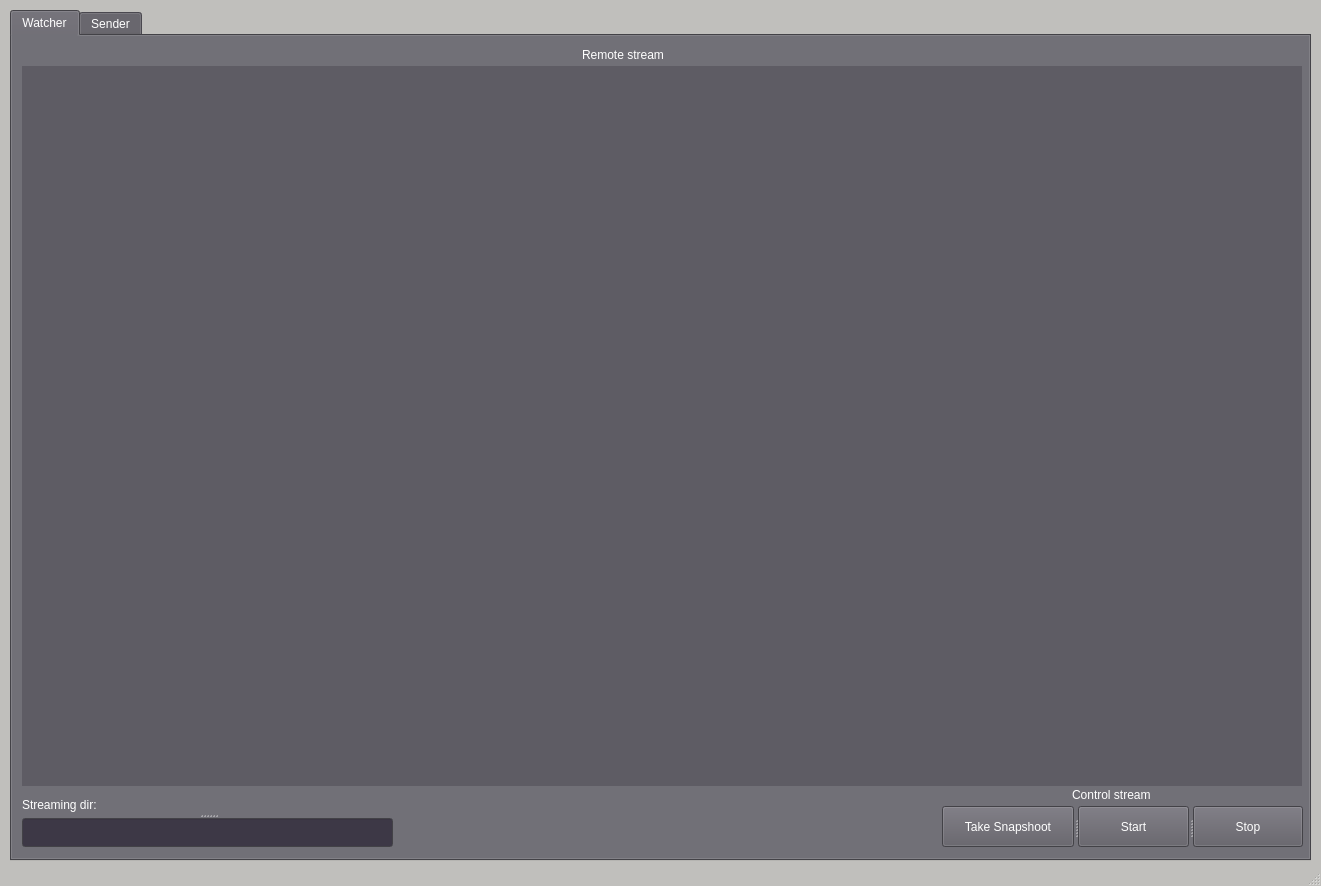
<?xml version="1.0" encoding="UTF-8"?>
<ui version="4.0">
 <class>MainWindow</class>
 <widget class="QMainWindow" name="MainWindow">
  <property name="geometry">
   <rect>
    <x>0</x>
    <y>0</y>
    <width>1321</width>
    <height>886</height>
   </rect>
  </property>
  <property name="palette">
   <palette>
    <active>
     <colorrole role="WindowText">
      <brush brushstyle="SolidPattern">
       <color alpha="255">
        <red>0</red>
        <green>0</green>
        <blue>0</blue>
       </color>
      </brush>
     </colorrole>
     <colorrole role="Button">
      <brush brushstyle="SolidPattern">
       <color alpha="255">
        <red>192</red>
        <green>191</green>
        <blue>188</blue>
       </color>
      </brush>
     </colorrole>
     <colorrole role="Light">
      <brush brushstyle="SolidPattern">
       <color alpha="255">
        <red>255</red>
        <green>255</green>
        <blue>255</blue>
       </color>
      </brush>
     </colorrole>
     <colorrole role="Midlight">
      <brush brushstyle="SolidPattern">
       <color alpha="255">
        <red>223</red>
        <green>223</green>
        <blue>221</blue>
       </color>
      </brush>
     </colorrole>
     <colorrole role="Dark">
      <brush brushstyle="SolidPattern">
       <color alpha="255">
        <red>96</red>
        <green>96</green>
        <blue>94</blue>
       </color>
      </brush>
     </colorrole>
     <colorrole role="Mid">
      <brush brushstyle="SolidPattern">
       <color alpha="255">
        <red>128</red>
        <green>127</green>
        <blue>125</blue>
       </color>
      </brush>
     </colorrole>
     <colorrole role="Text">
      <brush brushstyle="SolidPattern">
       <color alpha="255">
        <red>0</red>
        <green>0</green>
        <blue>0</blue>
       </color>
      </brush>
     </colorrole>
     <colorrole role="BrightText">
      <brush brushstyle="SolidPattern">
       <color alpha="255">
        <red>255</red>
        <green>255</green>
        <blue>255</blue>
       </color>
      </brush>
     </colorrole>
     <colorrole role="ButtonText">
      <brush brushstyle="SolidPattern">
       <color alpha="255">
        <red>0</red>
        <green>0</green>
        <blue>0</blue>
       </color>
      </brush>
     </colorrole>
     <colorrole role="Base">
      <brush brushstyle="SolidPattern">
       <color alpha="255">
        <red>255</red>
        <green>255</green>
        <blue>255</blue>
       </color>
      </brush>
     </colorrole>
     <colorrole role="Window">
      <brush brushstyle="SolidPattern">
       <color alpha="255">
        <red>192</red>
        <green>191</green>
        <blue>188</blue>
       </color>
      </brush>
     </colorrole>
     <colorrole role="Shadow">
      <brush brushstyle="SolidPattern">
       <color alpha="255">
        <red>0</red>
        <green>0</green>
        <blue>0</blue>
       </color>
      </brush>
     </colorrole>
     <colorrole role="AlternateBase">
      <brush brushstyle="SolidPattern">
       <color alpha="255">
        <red>223</red>
        <green>223</green>
        <blue>221</blue>
       </color>
      </brush>
     </colorrole>
     <colorrole role="ToolTipBase">
      <brush brushstyle="SolidPattern">
       <color alpha="255">
        <red>255</red>
        <green>255</green>
        <blue>220</blue>
       </color>
      </brush>
     </colorrole>
     <colorrole role="ToolTipText">
      <brush brushstyle="SolidPattern">
       <color alpha="255">
        <red>0</red>
        <green>0</green>
        <blue>0</blue>
       </color>
      </brush>
     </colorrole>
     <colorrole role="PlaceholderText">
      <brush brushstyle="SolidPattern">
       <color alpha="128">
        <red>0</red>
        <green>0</green>
        <blue>0</blue>
       </color>
      </brush>
     </colorrole>
    </active>
    <inactive>
     <colorrole role="WindowText">
      <brush brushstyle="SolidPattern">
       <color alpha="255">
        <red>0</red>
        <green>0</green>
        <blue>0</blue>
       </color>
      </brush>
     </colorrole>
     <colorrole role="Button">
      <brush brushstyle="SolidPattern">
       <color alpha="255">
        <red>192</red>
        <green>191</green>
        <blue>188</blue>
       </color>
      </brush>
     </colorrole>
     <colorrole role="Light">
      <brush brushstyle="SolidPattern">
       <color alpha="255">
        <red>255</red>
        <green>255</green>
        <blue>255</blue>
       </color>
      </brush>
     </colorrole>
     <colorrole role="Midlight">
      <brush brushstyle="SolidPattern">
       <color alpha="255">
        <red>223</red>
        <green>223</green>
        <blue>221</blue>
       </color>
      </brush>
     </colorrole>
     <colorrole role="Dark">
      <brush brushstyle="SolidPattern">
       <color alpha="255">
        <red>96</red>
        <green>96</green>
        <blue>94</blue>
       </color>
      </brush>
     </colorrole>
     <colorrole role="Mid">
      <brush brushstyle="SolidPattern">
       <color alpha="255">
        <red>128</red>
        <green>127</green>
        <blue>125</blue>
       </color>
      </brush>
     </colorrole>
     <colorrole role="Text">
      <brush brushstyle="SolidPattern">
       <color alpha="255">
        <red>0</red>
        <green>0</green>
        <blue>0</blue>
       </color>
      </brush>
     </colorrole>
     <colorrole role="BrightText">
      <brush brushstyle="SolidPattern">
       <color alpha="255">
        <red>255</red>
        <green>255</green>
        <blue>255</blue>
       </color>
      </brush>
     </colorrole>
     <colorrole role="ButtonText">
      <brush brushstyle="SolidPattern">
       <color alpha="255">
        <red>0</red>
        <green>0</green>
        <blue>0</blue>
       </color>
      </brush>
     </colorrole>
     <colorrole role="Base">
      <brush brushstyle="SolidPattern">
       <color alpha="255">
        <red>255</red>
        <green>255</green>
        <blue>255</blue>
       </color>
      </brush>
     </colorrole>
     <colorrole role="Window">
      <brush brushstyle="SolidPattern">
       <color alpha="255">
        <red>192</red>
        <green>191</green>
        <blue>188</blue>
       </color>
      </brush>
     </colorrole>
     <colorrole role="Shadow">
      <brush brushstyle="SolidPattern">
       <color alpha="255">
        <red>0</red>
        <green>0</green>
        <blue>0</blue>
       </color>
      </brush>
     </colorrole>
     <colorrole role="AlternateBase">
      <brush brushstyle="SolidPattern">
       <color alpha="255">
        <red>223</red>
        <green>223</green>
        <blue>221</blue>
       </color>
      </brush>
     </colorrole>
     <colorrole role="ToolTipBase">
      <brush brushstyle="SolidPattern">
       <color alpha="255">
        <red>255</red>
        <green>255</green>
        <blue>220</blue>
       </color>
      </brush>
     </colorrole>
     <colorrole role="ToolTipText">
      <brush brushstyle="SolidPattern">
       <color alpha="255">
        <red>0</red>
        <green>0</green>
        <blue>0</blue>
       </color>
      </brush>
     </colorrole>
     <colorrole role="PlaceholderText">
      <brush brushstyle="SolidPattern">
       <color alpha="128">
        <red>0</red>
        <green>0</green>
        <blue>0</blue>
       </color>
      </brush>
     </colorrole>
    </inactive>
    <disabled>
     <colorrole role="WindowText">
      <brush brushstyle="SolidPattern">
       <color alpha="255">
        <red>96</red>
        <green>96</green>
        <blue>94</blue>
       </color>
      </brush>
     </colorrole>
     <colorrole role="Button">
      <brush brushstyle="SolidPattern">
       <color alpha="255">
        <red>192</red>
        <green>191</green>
        <blue>188</blue>
       </color>
      </brush>
     </colorrole>
     <colorrole role="Light">
      <brush brushstyle="SolidPattern">
       <color alpha="255">
        <red>255</red>
        <green>255</green>
        <blue>255</blue>
       </color>
      </brush>
     </colorrole>
     <colorrole role="Midlight">
      <brush brushstyle="SolidPattern">
       <color alpha="255">
        <red>223</red>
        <green>223</green>
        <blue>221</blue>
       </color>
      </brush>
     </colorrole>
     <colorrole role="Dark">
      <brush brushstyle="SolidPattern">
       <color alpha="255">
        <red>96</red>
        <green>96</green>
        <blue>94</blue>
       </color>
      </brush>
     </colorrole>
     <colorrole role="Mid">
      <brush brushstyle="SolidPattern">
       <color alpha="255">
        <red>128</red>
        <green>127</green>
        <blue>125</blue>
       </color>
      </brush>
     </colorrole>
     <colorrole role="Text">
      <brush brushstyle="SolidPattern">
       <color alpha="255">
        <red>96</red>
        <green>96</green>
        <blue>94</blue>
       </color>
      </brush>
     </colorrole>
     <colorrole role="BrightText">
      <brush brushstyle="SolidPattern">
       <color alpha="255">
        <red>255</red>
        <green>255</green>
        <blue>255</blue>
       </color>
      </brush>
     </colorrole>
     <colorrole role="ButtonText">
      <brush brushstyle="SolidPattern">
       <color alpha="255">
        <red>96</red>
        <green>96</green>
        <blue>94</blue>
       </color>
      </brush>
     </colorrole>
     <colorrole role="Base">
      <brush brushstyle="SolidPattern">
       <color alpha="255">
        <red>192</red>
        <green>191</green>
        <blue>188</blue>
       </color>
      </brush>
     </colorrole>
     <colorrole role="Window">
      <brush brushstyle="SolidPattern">
       <color alpha="255">
        <red>192</red>
        <green>191</green>
        <blue>188</blue>
       </color>
      </brush>
     </colorrole>
     <colorrole role="Shadow">
      <brush brushstyle="SolidPattern">
       <color alpha="255">
        <red>0</red>
        <green>0</green>
        <blue>0</blue>
       </color>
      </brush>
     </colorrole>
     <colorrole role="AlternateBase">
      <brush brushstyle="SolidPattern">
       <color alpha="255">
        <red>192</red>
        <green>191</green>
        <blue>188</blue>
       </color>
      </brush>
     </colorrole>
     <colorrole role="ToolTipBase">
      <brush brushstyle="SolidPattern">
       <color alpha="255">
        <red>255</red>
        <green>255</green>
        <blue>220</blue>
       </color>
      </brush>
     </colorrole>
     <colorrole role="ToolTipText">
      <brush brushstyle="SolidPattern">
       <color alpha="255">
        <red>0</red>
        <green>0</green>
        <blue>0</blue>
       </color>
      </brush>
     </colorrole>
     <colorrole role="PlaceholderText">
      <brush brushstyle="SolidPattern">
       <color alpha="128">
        <red>0</red>
        <green>0</green>
        <blue>0</blue>
       </color>
      </brush>
     </colorrole>
    </disabled>
   </palette>
  </property>
  <property name="windowTitle">
   <string>MainWindow</string>
  </property>
  <property name="toolTipDuration">
   <number>-3</number>
  </property>
  <widget class="QWidget" name="centralwidget">
   <widget class="QTabWidget" name="tabWidget_main_window">
    <property name="geometry">
     <rect>
      <x>10</x>
      <y>10</y>
      <width>1301</width>
      <height>851</height>
     </rect>
    </property>
    <property name="sizePolicy">
     <sizepolicy hsizetype="Fixed" vsizetype="Fixed">
      <horstretch>0</horstretch>
      <verstretch>0</verstretch>
     </sizepolicy>
    </property>
    <property name="palette">
     <palette>
      <active>
       <colorrole role="WindowText">
        <brush brushstyle="SolidPattern">
         <color alpha="255">
          <red>255</red>
          <green>255</green>
          <blue>255</blue>
         </color>
        </brush>
       </colorrole>
       <colorrole role="Button">
        <brush brushstyle="SolidPattern">
         <color alpha="255">
          <red>94</red>
          <green>92</green>
          <blue>100</blue>
         </color>
        </brush>
       </colorrole>
       <colorrole role="Light">
        <brush brushstyle="SolidPattern">
         <color alpha="255">
          <red>141</red>
          <green>138</green>
          <blue>150</blue>
         </color>
        </brush>
       </colorrole>
       <colorrole role="Midlight">
        <brush brushstyle="SolidPattern">
         <color alpha="255">
          <red>117</red>
          <green>115</green>
          <blue>125</blue>
         </color>
        </brush>
       </colorrole>
       <colorrole role="Dark">
        <brush brushstyle="SolidPattern">
         <color alpha="255">
          <red>47</red>
          <green>46</green>
          <blue>50</blue>
         </color>
        </brush>
       </colorrole>
       <colorrole role="Mid">
        <brush brushstyle="SolidPattern">
         <color alpha="255">
          <red>63</red>
          <green>61</green>
          <blue>67</blue>
         </color>
        </brush>
       </colorrole>
       <colorrole role="Text">
        <brush brushstyle="SolidPattern">
         <color alpha="255">
          <red>255</red>
          <green>255</green>
          <blue>255</blue>
         </color>
        </brush>
       </colorrole>
       <colorrole role="BrightText">
        <brush brushstyle="SolidPattern">
         <color alpha="255">
          <red>255</red>
          <green>255</green>
          <blue>255</blue>
         </color>
        </brush>
       </colorrole>
       <colorrole role="ButtonText">
        <brush brushstyle="SolidPattern">
         <color alpha="255">
          <red>255</red>
          <green>255</green>
          <blue>255</blue>
         </color>
        </brush>
       </colorrole>
       <colorrole role="Base">
        <brush brushstyle="SolidPattern">
         <color alpha="255">
          <red>61</red>
          <green>56</green>
          <blue>70</blue>
         </color>
        </brush>
       </colorrole>
       <colorrole role="Window">
        <brush brushstyle="SolidPattern">
         <color alpha="255">
          <red>94</red>
          <green>92</green>
          <blue>100</blue>
         </color>
        </brush>
       </colorrole>
       <colorrole role="Shadow">
        <brush brushstyle="SolidPattern">
         <color alpha="255">
          <red>0</red>
          <green>0</green>
          <blue>0</blue>
         </color>
        </brush>
       </colorrole>
       <colorrole role="AlternateBase">
        <brush brushstyle="SolidPattern">
         <color alpha="255">
          <red>47</red>
          <green>46</green>
          <blue>50</blue>
         </color>
        </brush>
       </colorrole>
       <colorrole role="ToolTipBase">
        <brush brushstyle="SolidPattern">
         <color alpha="255">
          <red>255</red>
          <green>255</green>
          <blue>220</blue>
         </color>
        </brush>
       </colorrole>
       <colorrole role="ToolTipText">
        <brush brushstyle="SolidPattern">
         <color alpha="255">
          <red>0</red>
          <green>0</green>
          <blue>0</blue>
         </color>
        </brush>
       </colorrole>
       <colorrole role="PlaceholderText">
        <brush brushstyle="SolidPattern">
         <color alpha="128">
          <red>255</red>
          <green>255</green>
          <blue>255</blue>
         </color>
        </brush>
       </colorrole>
      </active>
      <inactive>
       <colorrole role="WindowText">
        <brush brushstyle="SolidPattern">
         <color alpha="255">
          <red>255</red>
          <green>255</green>
          <blue>255</blue>
         </color>
        </brush>
       </colorrole>
       <colorrole role="Button">
        <brush brushstyle="SolidPattern">
         <color alpha="255">
          <red>94</red>
          <green>92</green>
          <blue>100</blue>
         </color>
        </brush>
       </colorrole>
       <colorrole role="Light">
        <brush brushstyle="SolidPattern">
         <color alpha="255">
          <red>141</red>
          <green>138</green>
          <blue>150</blue>
         </color>
        </brush>
       </colorrole>
       <colorrole role="Midlight">
        <brush brushstyle="SolidPattern">
         <color alpha="255">
          <red>117</red>
          <green>115</green>
          <blue>125</blue>
         </color>
        </brush>
       </colorrole>
       <colorrole role="Dark">
        <brush brushstyle="SolidPattern">
         <color alpha="255">
          <red>47</red>
          <green>46</green>
          <blue>50</blue>
         </color>
        </brush>
       </colorrole>
       <colorrole role="Mid">
        <brush brushstyle="SolidPattern">
         <color alpha="255">
          <red>63</red>
          <green>61</green>
          <blue>67</blue>
         </color>
        </brush>
       </colorrole>
       <colorrole role="Text">
        <brush brushstyle="SolidPattern">
         <color alpha="255">
          <red>255</red>
          <green>255</green>
          <blue>255</blue>
         </color>
        </brush>
       </colorrole>
       <colorrole role="BrightText">
        <brush brushstyle="SolidPattern">
         <color alpha="255">
          <red>255</red>
          <green>255</green>
          <blue>255</blue>
         </color>
        </brush>
       </colorrole>
       <colorrole role="ButtonText">
        <brush brushstyle="SolidPattern">
         <color alpha="255">
          <red>255</red>
          <green>255</green>
          <blue>255</blue>
         </color>
        </brush>
       </colorrole>
       <colorrole role="Base">
        <brush brushstyle="SolidPattern">
         <color alpha="255">
          <red>61</red>
          <green>56</green>
          <blue>70</blue>
         </color>
        </brush>
       </colorrole>
       <colorrole role="Window">
        <brush brushstyle="SolidPattern">
         <color alpha="255">
          <red>94</red>
          <green>92</green>
          <blue>100</blue>
         </color>
        </brush>
       </colorrole>
       <colorrole role="Shadow">
        <brush brushstyle="SolidPattern">
         <color alpha="255">
          <red>0</red>
          <green>0</green>
          <blue>0</blue>
         </color>
        </brush>
       </colorrole>
       <colorrole role="AlternateBase">
        <brush brushstyle="SolidPattern">
         <color alpha="255">
          <red>47</red>
          <green>46</green>
          <blue>50</blue>
         </color>
        </brush>
       </colorrole>
       <colorrole role="ToolTipBase">
        <brush brushstyle="SolidPattern">
         <color alpha="255">
          <red>255</red>
          <green>255</green>
          <blue>220</blue>
         </color>
        </brush>
       </colorrole>
       <colorrole role="ToolTipText">
        <brush brushstyle="SolidPattern">
         <color alpha="255">
          <red>0</red>
          <green>0</green>
          <blue>0</blue>
         </color>
        </brush>
       </colorrole>
       <colorrole role="PlaceholderText">
        <brush brushstyle="SolidPattern">
         <color alpha="128">
          <red>255</red>
          <green>255</green>
          <blue>255</blue>
         </color>
        </brush>
       </colorrole>
      </inactive>
      <disabled>
       <colorrole role="WindowText">
        <brush brushstyle="SolidPattern">
         <color alpha="255">
          <red>47</red>
          <green>46</green>
          <blue>50</blue>
         </color>
        </brush>
       </colorrole>
       <colorrole role="Button">
        <brush brushstyle="SolidPattern">
         <color alpha="255">
          <red>94</red>
          <green>92</green>
          <blue>100</blue>
         </color>
        </brush>
       </colorrole>
       <colorrole role="Light">
        <brush brushstyle="SolidPattern">
         <color alpha="255">
          <red>141</red>
          <green>138</green>
          <blue>150</blue>
         </color>
        </brush>
       </colorrole>
       <colorrole role="Midlight">
        <brush brushstyle="SolidPattern">
         <color alpha="255">
          <red>117</red>
          <green>115</green>
          <blue>125</blue>
         </color>
        </brush>
       </colorrole>
       <colorrole role="Dark">
        <brush brushstyle="SolidPattern">
         <color alpha="255">
          <red>47</red>
          <green>46</green>
          <blue>50</blue>
         </color>
        </brush>
       </colorrole>
       <colorrole role="Mid">
        <brush brushstyle="SolidPattern">
         <color alpha="255">
          <red>63</red>
          <green>61</green>
          <blue>67</blue>
         </color>
        </brush>
       </colorrole>
       <colorrole role="Text">
        <brush brushstyle="SolidPattern">
         <color alpha="255">
          <red>47</red>
          <green>46</green>
          <blue>50</blue>
         </color>
        </brush>
       </colorrole>
       <colorrole role="BrightText">
        <brush brushstyle="SolidPattern">
         <color alpha="255">
          <red>255</red>
          <green>255</green>
          <blue>255</blue>
         </color>
        </brush>
       </colorrole>
       <colorrole role="ButtonText">
        <brush brushstyle="SolidPattern">
         <color alpha="255">
          <red>47</red>
          <green>46</green>
          <blue>50</blue>
         </color>
        </brush>
       </colorrole>
       <colorrole role="Base">
        <brush brushstyle="SolidPattern">
         <color alpha="255">
          <red>94</red>
          <green>92</green>
          <blue>100</blue>
         </color>
        </brush>
       </colorrole>
       <colorrole role="Window">
        <brush brushstyle="SolidPattern">
         <color alpha="255">
          <red>94</red>
          <green>92</green>
          <blue>100</blue>
         </color>
        </brush>
       </colorrole>
       <colorrole role="Shadow">
        <brush brushstyle="SolidPattern">
         <color alpha="255">
          <red>0</red>
          <green>0</green>
          <blue>0</blue>
         </color>
        </brush>
       </colorrole>
       <colorrole role="AlternateBase">
        <brush brushstyle="SolidPattern">
         <color alpha="255">
          <red>94</red>
          <green>92</green>
          <blue>100</blue>
         </color>
        </brush>
       </colorrole>
       <colorrole role="ToolTipBase">
        <brush brushstyle="SolidPattern">
         <color alpha="255">
          <red>255</red>
          <green>255</green>
          <blue>220</blue>
         </color>
        </brush>
       </colorrole>
       <colorrole role="ToolTipText">
        <brush brushstyle="SolidPattern">
         <color alpha="255">
          <red>0</red>
          <green>0</green>
          <blue>0</blue>
         </color>
        </brush>
       </colorrole>
       <colorrole role="PlaceholderText">
        <brush brushstyle="SolidPattern">
         <color alpha="128">
          <red>255</red>
          <green>255</green>
          <blue>255</blue>
         </color>
        </brush>
       </colorrole>
      </disabled>
     </palette>
    </property>
    <property name="toolTipDuration">
     <number>-1</number>
    </property>
    <property name="currentIndex">
     <number>0</number>
    </property>
    <widget class="QWidget" name="tab_watcher">
     <attribute name="title">
      <string>Watcher</string>
     </attribute>
     <widget class="QLabel" name="FeedLabel_video">
      <property name="geometry">
       <rect>
        <x>10</x>
        <y>30</y>
        <width>1280</width>
        <height>720</height>
       </rect>
      </property>
      <property name="autoFillBackground">
       <bool>true</bool>
      </property>
      <property name="text">
       <string/>
      </property>
      <property name="scaledContents">
       <bool>true</bool>
      </property>
      <property name="buddy">
       <cstring></cstring>
      </property>
     </widget>
     <widget class="QLabel" name="label_2">
      <property name="geometry">
       <rect>
        <x>570</x>
        <y>10</y>
        <width>105</width>
        <height>17</height>
       </rect>
      </property>
      <property name="text">
       <string>Remote stream</string>
      </property>
      <property name="wordWrap">
       <bool>false</bool>
      </property>
     </widget>
     <widget class="QLabel" name="label_6">
      <property name="geometry">
       <rect>
        <x>1060</x>
        <y>750</y>
        <width>101</width>
        <height>17</height>
       </rect>
      </property>
      <property name="text">
       <string>Control stream</string>
      </property>
     </widget>
     <widget class="QSplitter" name="splitter">
      <property name="geometry">
       <rect>
        <x>10</x>
        <y>760</y>
        <width>371</width>
        <height>51</height>
       </rect>
      </property>
      <property name="orientation">
       <enum>Qt::Vertical</enum>
      </property>
      <widget class="QLabel" name="label_4">
       <property name="text">
        <string>Streaming dir:</string>
       </property>
      </widget>
      <widget class="QLineEdit" name="lineEdit_stream_dir_input">
       <property name="palette">
        <palette>
         <active>
          <colorrole role="Base">
           <brush brushstyle="SolidPattern">
            <color alpha="255">
             <red>61</red>
             <green>56</green>
             <blue>70</blue>
            </color>
           </brush>
          </colorrole>
          <colorrole role="Shadow">
           <brush brushstyle="SolidPattern">
            <color alpha="255">
             <red>0</red>
             <green>0</green>
             <blue>0</blue>
            </color>
           </brush>
          </colorrole>
          <colorrole role="ToolTipText">
           <brush brushstyle="SolidPattern">
            <color alpha="255">
             <red>0</red>
             <green>0</green>
             <blue>0</blue>
            </color>
           </brush>
          </colorrole>
         </active>
         <inactive>
          <colorrole role="Base">
           <brush brushstyle="SolidPattern">
            <color alpha="255">
             <red>61</red>
             <green>56</green>
             <blue>70</blue>
            </color>
           </brush>
          </colorrole>
          <colorrole role="Shadow">
           <brush brushstyle="SolidPattern">
            <color alpha="255">
             <red>0</red>
             <green>0</green>
             <blue>0</blue>
            </color>
           </brush>
          </colorrole>
          <colorrole role="ToolTipText">
           <brush brushstyle="SolidPattern">
            <color alpha="255">
             <red>0</red>
             <green>0</green>
             <blue>0</blue>
            </color>
           </brush>
          </colorrole>
         </inactive>
         <disabled>
          <colorrole role="Base">
           <brush brushstyle="SolidPattern">
            <color alpha="255">
             <red>119</red>
             <green>118</green>
             <blue>123</blue>
            </color>
           </brush>
          </colorrole>
          <colorrole role="Shadow">
           <brush brushstyle="SolidPattern">
            <color alpha="255">
             <red>0</red>
             <green>0</green>
             <blue>0</blue>
            </color>
           </brush>
          </colorrole>
          <colorrole role="ToolTipText">
           <brush brushstyle="SolidPattern">
            <color alpha="255">
             <red>0</red>
             <green>0</green>
             <blue>0</blue>
            </color>
           </brush>
          </colorrole>
         </disabled>
        </palette>
       </property>
       <property name="text">
        <string/>
       </property>
      </widget>
     </widget>
     <widget class="QSplitter" name="splitter_4">
      <property name="geometry">
       <rect>
        <x>930</x>
        <y>770</y>
        <width>361</width>
        <height>41</height>
       </rect>
      </property>
      <property name="orientation">
       <enum>Qt::Horizontal</enum>
      </property>
      <widget class="QPushButton" name="pushButton_tk_snp">
       <property name="text">
        <string>Take Snapshoot</string>
       </property>
      </widget>
      <widget class="QPushButton" name="pushButton_start_stream">
       <property name="text">
        <string>Start</string>
       </property>
      </widget>
      <widget class="QPushButton" name="pushButton_stop_stream">
       <property name="text">
        <string>Stop</string>
       </property>
      </widget>
     </widget>
    </widget>
    <widget class="QWidget" name="tab_sender">
     <attribute name="title">
      <string>Sender</string>
     </attribute>
     <widget class="QLabel" name="label_7">
      <property name="geometry">
       <rect>
        <x>10</x>
        <y>70</y>
        <width>111</width>
        <height>17</height>
       </rect>
      </property>
      <property name="text">
       <string>Stream control</string>
      </property>
     </widget>
     <widget class="QSplitter" name="splitter_3">
      <property name="geometry">
       <rect>
        <x>10</x>
        <y>140</y>
        <width>451</width>
        <height>51</height>
       </rect>
      </property>
      <property name="orientation">
       <enum>Qt::Vertical</enum>
      </property>
      <widget class="QLabel" name="label_5">
       <property name="text">
        <string>Your stream dir:</string>
       </property>
      </widget>
      <widget class="QLineEdit" name="lineEdit_your_stream_dir">
       <property name="text">
        <string/>
       </property>
      </widget>
     </widget>
     <widget class="QSplitter" name="splitter_2">
      <property name="geometry">
       <rect>
        <x>10</x>
        <y>90</y>
        <width>191</width>
        <height>41</height>
       </rect>
      </property>
      <property name="orientation">
       <enum>Qt::Horizontal</enum>
      </property>
      <widget class="QPushButton" name="pushButton_start_send_stream">
       <property name="text">
        <string>Start</string>
       </property>
      </widget>
      <widget class="QPushButton" name="pushButton_stop_send_stream">
       <property name="enabled">
        <bool>true</bool>
       </property>
       <property name="tabletTracking">
        <bool>false</bool>
       </property>
       <property name="text">
        <string>Stop</string>
       </property>
      </widget>
     </widget>
     <widget class="QSplitter" name="splitter_5">
      <property name="geometry">
       <rect>
        <x>10</x>
        <y>9</y>
        <width>189</width>
        <height>51</height>
       </rect>
      </property>
      <property name="orientation">
       <enum>Qt::Vertical</enum>
      </property>
      <widget class="QLabel" name="label_3">
       <property name="text">
        <string>What do you want to share?</string>
       </property>
      </widget>
      <widget class="QComboBox" name="comboBox_stream_input">
       <item>
        <property name="text">
         <string>Screen</string>
        </property>
       </item>
       <item>
        <property name="text">
         <string>Camera</string>
        </property>
       </item>
      </widget>
     </widget>
     <widget class="QSplitter" name="splitter_6">
      <property name="geometry">
       <rect>
        <x>240</x>
        <y>70</y>
        <width>151</width>
        <height>41</height>
       </rect>
      </property>
      <property name="orientation">
       <enum>Qt::Vertical</enum>
      </property>
      <widget class="QLabel" name="label_8">
       <property name="text">
        <string>Status:</string>
       </property>
      </widget>
      <widget class="QLabel" name="label_stream_status">
       <property name="text">
        <string>- - -</string>
       </property>
      </widget>
     </widget>
    </widget>
   </widget>
  </widget>
  <widget class="QMenuBar" name="menubar">
   <property name="geometry">
    <rect>
     <x>0</x>
     <y>0</y>
     <width>1321</width>
     <height>22</height>
    </rect>
   </property>
  </widget>
  <widget class="QStatusBar" name="statusbar"/>
  <action name="actionQuit">
   <property name="text">
    <string>Quit</string>
   </property>
  </action>
 </widget>
 <resources/>
 <connections/>
</ui>
